Frame 1 (no input): blank canvas, image omitted
Frame 60 (no input): blank canvas, image omitted
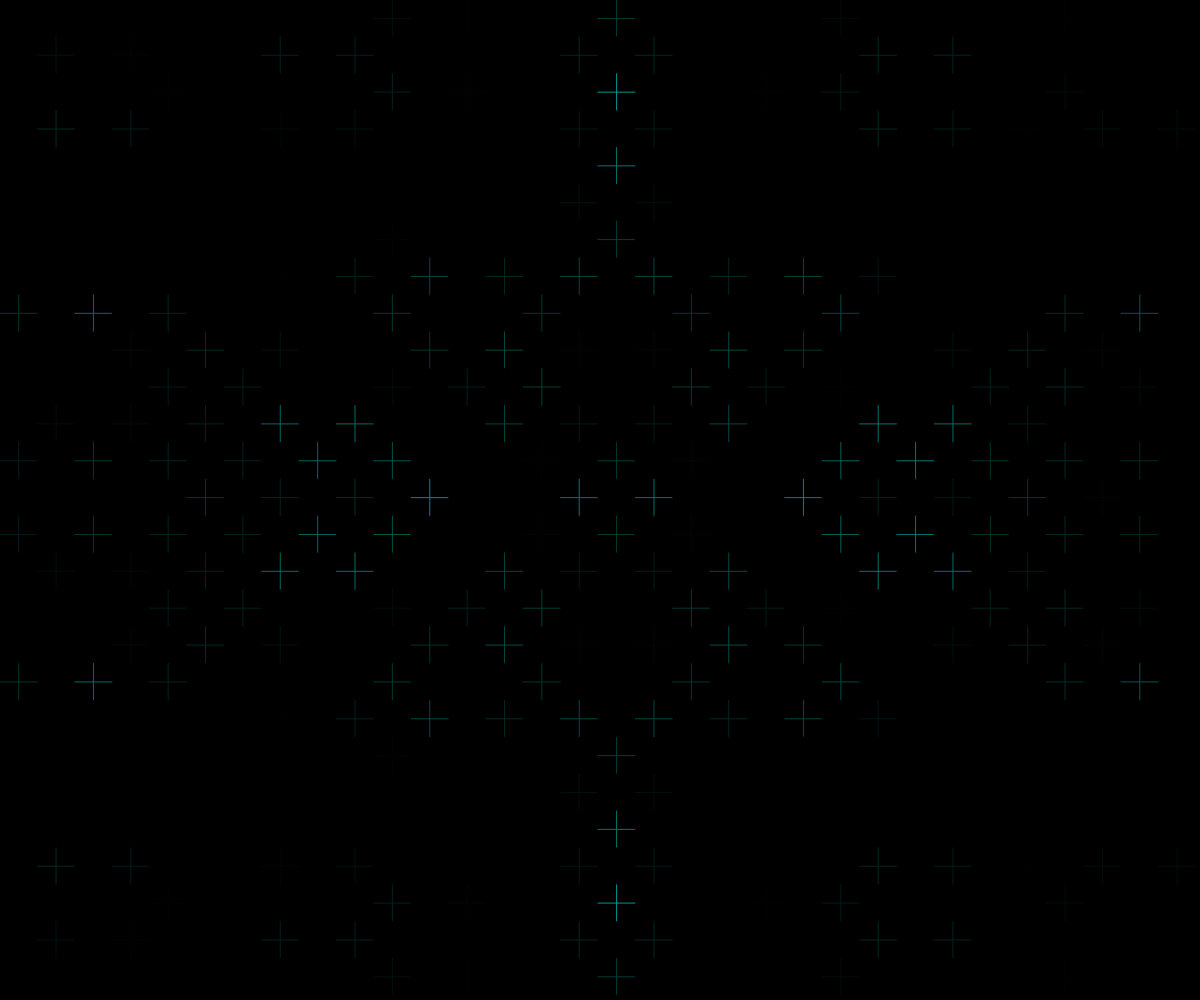
Frame 120 (the mouse pressed at the canvas centre since frame 60)

The p5.js sketch whose frames 1 and 60 were blank and that drew this single picture after the mouse press (run headless with seeded random() and noise() and a simulated clock; from frame 60 on, the mouse is pressed at the canvas centre):

// p5.js sketch
// ── sketch.js
var damping = 0.95;
var w, h;
var wdtl;
var hdtl;
var wscl, hscl;
var b1;
var b2;
var b3;

function setup() {
	createCanvas(windowWidth, windowHeight);
	colorMode(HSB, 1, 1, 1);
	rectMode(CENTER);
	w = width;
	h = height;
	wdtl = round(w/35);
	hdtl = round(h/35);
	wscl = (w+2*(w/wdtl))/wdtl;
	hscl = (h+2*(h/hdtl))/hdtl;
	
	b1 = new Array();
	for(var i = 0; i < wdtl; i++){
		b1[i] = new Array(hdtl);
		for(var j = 0; j < hdtl; j++){
			b1[i][j] = 0;
		}
	}
	
	b2 = new Array();
	for(var i = 0; i < wdtl; i++){
		b2[i] = new Array(hdtl);
		for(var j = 0; j < hdtl; j++){
			b2[i][j] = 0;
		}
	}
}

function draw() {
  background(0);
  updateGrid();
}

function updateGrid() {
  for (var x = 0; x < wdtl; x++) {
    for (var y = 0; y < hdtl; y++) {
      if (x == 0 || x == wdtl-1 || 
        y == 0 || y == hdtl-1 ) {
        b2[x][y] *= damping;
        continue;
      }
      b2[x][y]=  (
        ( b1[x+1][y]
        + b1[x-1][y] 
        + b1[x][y+1] 
        + b1[x][y-1]
        ) / 2 
        - b2[x][y]
        ) * damping;
    }
  }
  drawGrid();
  b3 = b1;
  b1 = b2;
  b2 = b3;
}

function drawGrid() {
  translate(-wscl/2, -hscl/2);
  noFill();
  for (var x = 0; x < wdtl; x++) {
    for (var y = 0; y < hdtl; y++) {
	  push();
      var v = b2[x][y];
      stroke(.47+v, 1, v*20);
	  translate(x*wscl, y*hscl);
      line(-wscl/2,0, wscl/2, 0);
	  line(0,-hscl/2,0, hscl/2);
	  pop();
    }
  }
}

function mousePressed() {
  input();
}

function mouseDragged() {
  input();
}

function input() {
  var ix = -wscl/2+mouseX;
  var iy = -hscl/2+mouseY;
  var mx = round(map(ix, 0, w, 0, wdtl));
  var my = round(map(iy, 0, h, 0, hdtl));
  if (mx>0&&mx<wdtl&&my>0&&my<hdtl) {
    b1[mx][my] = 1;
  }
}

// ── post.html
<!DOCTYPE html>
<html>
<head>
<title>colorwave</title>


<script src="https://cdnjs.cloudflare.com/ajax/libs/p5.js/0.6.1/p5.js"></script>
<script src="https://rawgit.com/diwi/p5.EasyCam/master/p5.easycam.js"></script>
<script src="sketch.js"></script>
<style>
html, body {
  height: 100%;
}
header{
	position: absolute;
    left: 50px;
	top: 0px;
    width: 200px;
    height: 200px;
	font-size: 40px;
}
body {
  margin: 0;
  display: flex;

  /* This centers our sketch horizontally. */
  justify-content: center;

  /* This centers our sketch vertically. */
  align-items: center;
}

</style>
</head>
<body>
</body>
<header>
<p><a href="https://krabcode.github.io/index.html"> <<< </a></p>
</header>
</html>
